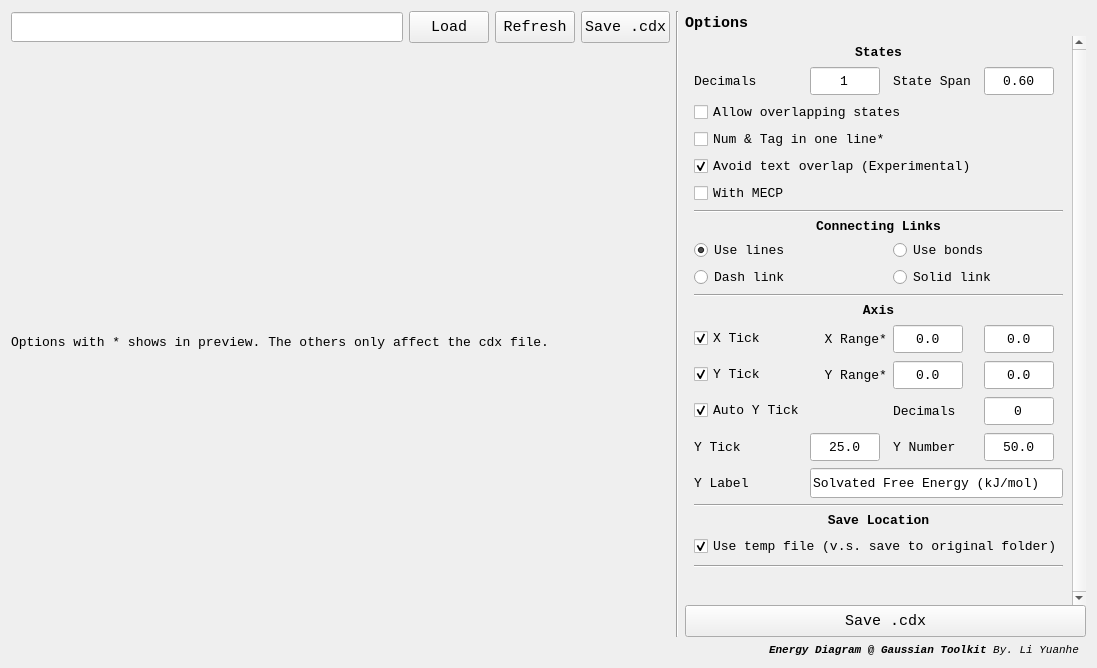
<?xml version="1.0" encoding="UTF-8"?>
<ui version="4.0">
 <class>Draw_Energy_Diagram_Form</class>
 <widget class="QWidget" name="Draw_Energy_Diagram_Form">
  <property name="geometry">
   <rect>
    <x>0</x>
    <y>0</y>
    <width>1097</width>
    <height>668</height>
   </rect>
  </property>
  <property name="sizePolicy">
   <sizepolicy hsizetype="Preferred" vsizetype="Preferred">
    <horstretch>0</horstretch>
    <verstretch>0</verstretch>
   </sizepolicy>
  </property>
  <property name="acceptDrops">
   <bool>true</bool>
  </property>
  <property name="windowTitle">
   <string>Energy Diagram   By LYH</string>
  </property>
  <layout class="QVBoxLayout" name="verticalLayout_3">
   <item>
    <layout class="QHBoxLayout" name="horizontalLayout_3" stretch="2,0,0">
     <item>
      <layout class="QVBoxLayout" name="verticalLayout">
       <item>
        <layout class="QHBoxLayout" name="horizontalLayout_2">
         <item>
          <widget class="QLineEdit" name="xlsx_file_lineEdit">
           <property name="minimumSize">
            <size>
             <width>0</width>
             <height>30</height>
            </size>
           </property>
           <property name="font">
            <font>
             <family>Consolas</family>
             <pointsize>11</pointsize>
            </font>
           </property>
           <property name="readOnly">
            <bool>true</bool>
           </property>
          </widget>
         </item>
         <item>
          <widget class="QPushButton" name="load_file_pushButton">
           <property name="minimumSize">
            <size>
             <width>0</width>
             <height>32</height>
            </size>
           </property>
           <property name="font">
            <font>
             <family>Consolas</family>
             <pointsize>11</pointsize>
            </font>
           </property>
           <property name="text">
            <string>Load</string>
           </property>
          </widget>
         </item>
         <item>
          <widget class="QPushButton" name="update_file_pushButton">
           <property name="minimumSize">
            <size>
             <width>0</width>
             <height>32</height>
            </size>
           </property>
           <property name="font">
            <font>
             <family>Consolas</family>
             <pointsize>11</pointsize>
            </font>
           </property>
           <property name="text">
            <string>Refresh</string>
           </property>
          </widget>
         </item>
         <item>
          <widget class="QPushButton" name="save_cdx_pushButton_2">
           <property name="minimumSize">
            <size>
             <width>0</width>
             <height>32</height>
            </size>
           </property>
           <property name="font">
            <font>
             <family>Consolas</family>
             <pointsize>11</pointsize>
            </font>
           </property>
           <property name="text">
            <string>Save .cdx</string>
           </property>
          </widget>
         </item>
        </layout>
       </item>
       <item>
        <widget class="QLabel" name="preview_note_label_2">
         <property name="minimumSize">
          <size>
           <width>0</width>
           <height>25</height>
          </size>
         </property>
         <property name="font">
          <font>
           <family>Consolas</family>
           <pointsize>10</pointsize>
          </font>
         </property>
         <property name="text">
          <string>&lt;html&gt;&lt;head/&gt;&lt;body&gt;&lt;p&gt;Options with * shows in preview. The others only affect the cdx file.&lt;/p&gt;&lt;/body&gt;&lt;/html&gt;</string>
         </property>
         <property name="alignment">
          <set>Qt::AlignLeading|Qt::AlignLeft|Qt::AlignVCenter</set>
         </property>
        </widget>
       </item>
      </layout>
     </item>
     <item>
      <widget class="Line" name="line">
       <property name="orientation">
        <enum>Qt::Vertical</enum>
       </property>
      </widget>
     </item>
     <item>
      <layout class="QVBoxLayout" name="verticalLayout_2">
       <property name="spacing">
        <number>0</number>
       </property>
       <item>
        <widget class="QLabel" name="label_7">
         <property name="minimumSize">
          <size>
           <width>301</width>
           <height>25</height>
          </size>
         </property>
         <property name="font">
          <font>
           <family>Consolas</family>
           <pointsize>10</pointsize>
          </font>
         </property>
         <property name="text">
          <string>&lt;html&gt;&lt;head/&gt;&lt;body&gt;&lt;p&gt;&lt;span style=&quot; font-size:11pt; font-weight:600;&quot;&gt;Options&lt;/span&gt;&lt;/p&gt;&lt;/body&gt;&lt;/html&gt;</string>
         </property>
        </widget>
       </item>
       <item>
        <widget class="QScrollArea" name="scrollArea">
         <property name="maximumSize">
          <size>
           <width>650</width>
           <height>16777215</height>
          </size>
         </property>
         <property name="frameShape">
          <enum>QFrame::NoFrame</enum>
         </property>
         <property name="verticalScrollBarPolicy">
          <enum>Qt::ScrollBarAlwaysOn</enum>
         </property>
         <property name="horizontalScrollBarPolicy">
          <enum>Qt::ScrollBarAlwaysOff</enum>
         </property>
         <property name="widgetResizable">
          <bool>true</bool>
         </property>
         <widget class="QWidget" name="scrollAreaWidgetContents">
          <property name="geometry">
           <rect>
            <x>0</x>
            <y>0</y>
            <width>317</width>
            <height>575</height>
           </rect>
          </property>
          <layout class="QGridLayout" name="gridLayout_2">
           <property name="rightMargin">
            <number>9</number>
           </property>
           <property name="verticalSpacing">
            <number>6</number>
           </property>
           <item row="19" column="0" colspan="4">
            <widget class="Line" name="line_4">
             <property name="orientation">
              <enum>Qt::Horizontal</enum>
             </property>
            </widget>
           </item>
           <item row="22" column="0" colspan="4">
            <widget class="Line" name="line_5">
             <property name="orientation">
              <enum>Qt::Horizontal</enum>
             </property>
            </widget>
           </item>
           <item row="1" column="2">
            <widget class="QLabel" name="label_3">
             <property name="minimumSize">
              <size>
               <width>0</width>
               <height>25</height>
              </size>
             </property>
             <property name="font">
              <font>
               <family>Consolas</family>
               <pointsize>10</pointsize>
              </font>
             </property>
             <property name="toolTip">
              <string>&lt;html&gt;&lt;head/&gt;&lt;body&gt;&lt;p&gt;&lt;span style=&quot; font-size:11pt;&quot;&gt;Distance occupied by the horizontal state line. The larger the number, the more vertical the connecting lines become.&lt;/span&gt;&lt;/p&gt;&lt;p&gt;&lt;span style=&quot; font-size:11pt;&quot;&gt;The effect only shows in the generated cdx file. Doesn't affect preview.&lt;/span&gt;&lt;/p&gt;&lt;/body&gt;&lt;/html&gt;</string>
             </property>
             <property name="text">
              <string>State Span</string>
             </property>
            </widget>
           </item>
           <item row="13" column="2">
            <widget class="QDoubleSpinBox" name="x_lower_limit_spinBox">
             <property name="sizePolicy">
              <sizepolicy hsizetype="Maximum" vsizetype="Fixed">
               <horstretch>0</horstretch>
               <verstretch>0</verstretch>
              </sizepolicy>
             </property>
             <property name="minimumSize">
              <size>
               <width>0</width>
               <height>30</height>
              </size>
             </property>
             <property name="maximumSize">
              <size>
               <width>70</width>
               <height>16777215</height>
              </size>
             </property>
             <property name="font">
              <font>
               <family>Consolas</family>
               <pointsize>10</pointsize>
              </font>
             </property>
             <property name="alignment">
              <set>Qt::AlignCenter</set>
             </property>
             <property name="buttonSymbols">
              <enum>QAbstractSpinBox::NoButtons</enum>
             </property>
             <property name="decimals">
              <number>1</number>
             </property>
             <property name="minimum">
              <double>-1000000.000000000000000</double>
             </property>
             <property name="maximum">
              <double>1000000.000000000000000</double>
             </property>
             <property name="singleStep">
              <double>1.000000000000000</double>
             </property>
            </widget>
           </item>
           <item row="15" column="2">
            <widget class="QLabel" name="label_6">
             <property name="minimumSize">
              <size>
               <width>0</width>
               <height>25</height>
              </size>
             </property>
             <property name="font">
              <font>
               <family>Consolas</family>
               <pointsize>10</pointsize>
              </font>
             </property>
             <property name="toolTip">
              <string>&lt;html&gt;&lt;head/&gt;&lt;body&gt;&lt;p&gt;&lt;span style=&quot; font-size:11pt;&quot;&gt;Manually set the decimals of Y axis numbers. Set 0 for integer only.&lt;/span&gt;&lt;/p&gt;&lt;p&gt;&lt;span style=&quot; font-size:11pt;&quot;&gt;The effect only shows in the generated cdx file. Doesn't affect preview.&lt;/span&gt;&lt;/p&gt;&lt;/body&gt;&lt;/html&gt;</string>
             </property>
             <property name="text">
              <string>Decimals</string>
             </property>
            </widget>
           </item>
           <item row="9" column="2" colspan="2">
            <widget class="QRadioButton" name="use_bonds_radioButton">
             <property name="font">
              <font>
               <family>Consolas</family>
               <pointsize>10</pointsize>
              </font>
             </property>
             <property name="toolTip">
              <string>&lt;html&gt;&lt;head/&gt;&lt;body&gt;&lt;p&gt;&lt;span style=&quot; font-size:11pt;&quot;&gt;Use &amp;quot;bond&amp;quot; objects in ChemDraw. Lines behind will have gaps to show depth relationship.&lt;/span&gt;&lt;/p&gt;&lt;p&gt;&lt;span style=&quot; font-size:11pt;&quot;&gt;The effect only shows in the generated cdx file. Doesn't affect preview.&lt;/span&gt;&lt;/p&gt;&lt;/body&gt;&lt;/html&gt;</string>
             </property>
             <property name="text">
              <string>Use bonds</string>
             </property>
            </widget>
           </item>
           <item row="21" column="0" colspan="4">
            <widget class="QCheckBox" name="use_temp_file_checkBox">
             <property name="minimumSize">
              <size>
               <width>0</width>
               <height>25</height>
              </size>
             </property>
             <property name="font">
              <font>
               <family>Consolas</family>
               <pointsize>10</pointsize>
              </font>
             </property>
             <property name="text">
              <string>Use temp file (v.s. save to original folder)</string>
             </property>
             <property name="checked">
              <bool>true</bool>
             </property>
            </widget>
           </item>
           <item row="8" column="0" colspan="4">
            <widget class="QLabel" name="label_11">
             <property name="minimumSize">
              <size>
               <width>0</width>
               <height>15</height>
              </size>
             </property>
             <property name="font">
              <font>
               <family>Consolas</family>
               <pointsize>10</pointsize>
               <weight>75</weight>
               <bold>true</bold>
              </font>
             </property>
             <property name="text">
              <string>Connecting Links</string>
             </property>
             <property name="alignment">
              <set>Qt::AlignCenter</set>
             </property>
            </widget>
           </item>
           <item row="13" column="3">
            <widget class="QDoubleSpinBox" name="x_upper_limit_spinBox">
             <property name="sizePolicy">
              <sizepolicy hsizetype="Maximum" vsizetype="Fixed">
               <horstretch>0</horstretch>
               <verstretch>0</verstretch>
              </sizepolicy>
             </property>
             <property name="minimumSize">
              <size>
               <width>0</width>
               <height>30</height>
              </size>
             </property>
             <property name="maximumSize">
              <size>
               <width>70</width>
               <height>16777215</height>
              </size>
             </property>
             <property name="font">
              <font>
               <family>Consolas</family>
               <pointsize>10</pointsize>
              </font>
             </property>
             <property name="alignment">
              <set>Qt::AlignCenter</set>
             </property>
             <property name="buttonSymbols">
              <enum>QAbstractSpinBox::NoButtons</enum>
             </property>
             <property name="decimals">
              <number>1</number>
             </property>
             <property name="minimum">
              <double>-1000000.000000000000000</double>
             </property>
             <property name="maximum">
              <double>1000000.000000000000000</double>
             </property>
             <property name="singleStep">
              <double>1.000000000000000</double>
             </property>
            </widget>
           </item>
           <item row="10" column="0" colspan="2">
            <widget class="QRadioButton" name="dash_line_radioButton">
             <property name="font">
              <font>
               <family>Consolas</family>
               <pointsize>10</pointsize>
              </font>
             </property>
             <property name="toolTip">
              <string>&lt;html&gt;&lt;head/&gt;&lt;body&gt;&lt;p&gt;&lt;span style=&quot; font-size:11pt;&quot;&gt;Connect states with dash lines.&lt;/span&gt;&lt;/p&gt;&lt;p&gt;&lt;span style=&quot; font-size:11pt;&quot;&gt;The effect only shows in the generated cdx file. Doesn't affect preview.&lt;/span&gt;&lt;/p&gt;&lt;/body&gt;&lt;/html&gt;</string>
             </property>
             <property name="text">
              <string>Dash link</string>
             </property>
             <property name="checkable">
              <bool>true</bool>
             </property>
             <property name="checked">
              <bool>false</bool>
             </property>
            </widget>
           </item>
           <item row="10" column="2" colspan="2">
            <widget class="QRadioButton" name="solid_line_radioButton">
             <property name="font">
              <font>
               <family>Consolas</family>
               <pointsize>10</pointsize>
              </font>
             </property>
             <property name="toolTip">
              <string>&lt;html&gt;&lt;head/&gt;&lt;body&gt;&lt;p&gt;&lt;span style=&quot; font-size:11pt;&quot;&gt;Connect states with solid lines.&lt;/span&gt;&lt;/p&gt;&lt;p&gt;&lt;span style=&quot; font-size:11pt;&quot;&gt;The effect only shows in the generated cdx file. Doesn't affect preview.&lt;/span&gt;&lt;/p&gt;&lt;/body&gt;&lt;/html&gt;</string>
             </property>
             <property name="text">
              <string>Solid link</string>
             </property>
             <property name="checkable">
              <bool>true</bool>
             </property>
             <property name="checked">
              <bool>false</bool>
             </property>
            </widget>
           </item>
           <item row="17" column="0">
            <widget class="QLabel" name="label_4">
             <property name="minimumSize">
              <size>
               <width>0</width>
               <height>20</height>
              </size>
             </property>
             <property name="maximumSize">
              <size>
               <width>70</width>
               <height>16777215</height>
              </size>
             </property>
             <property name="font">
              <font>
               <family>Consolas</family>
               <pointsize>10</pointsize>
              </font>
             </property>
             <property name="toolTip">
              <string>&lt;html&gt;&lt;head/&gt;&lt;body&gt;&lt;p&gt;&lt;span style=&quot; font-size:11pt;&quot;&gt;Manually set distance of Y ticks.&lt;/span&gt;&lt;/p&gt;&lt;p&gt;&lt;span style=&quot; font-size:11pt;&quot;&gt;The effect only shows in the generated cdx file. Doesn't affect preview.&lt;/span&gt;&lt;/p&gt;&lt;/body&gt;&lt;/html&gt;</string>
             </property>
             <property name="text">
              <string>Y Tick</string>
             </property>
            </widget>
           </item>
           <item row="9" column="0" colspan="2">
            <widget class="QRadioButton" name="use_lines_radioButton">
             <property name="font">
              <font>
               <family>Consolas</family>
               <pointsize>10</pointsize>
              </font>
             </property>
             <property name="toolTip">
              <string>&lt;html&gt;&lt;head/&gt;&lt;body&gt;&lt;p&gt;&lt;span style=&quot; font-size:11pt;&quot;&gt;Use &amp;quot;line&amp;quot; objects in ChemDraw. Lines behind will not have gaps.&lt;/span&gt;&lt;/p&gt;&lt;p&gt;&lt;span style=&quot; font-size:11pt;&quot;&gt;The effect only shows in the generated cdx file. Doesn't affect preview.&lt;/span&gt;&lt;/p&gt;&lt;/body&gt;&lt;/html&gt;</string>
             </property>
             <property name="text">
              <string>Use lines</string>
             </property>
             <property name="checkable">
              <bool>true</bool>
             </property>
             <property name="checked">
              <bool>true</bool>
             </property>
            </widget>
           </item>
           <item row="3" column="0" colspan="4">
            <widget class="QCheckBox" name="allow_overlap_states_checkBox">
             <property name="minimumSize">
              <size>
               <width>0</width>
               <height>0</height>
              </size>
             </property>
             <property name="font">
              <font>
               <family>Consolas</family>
               <pointsize>10</pointsize>
              </font>
             </property>
             <property name="toolTip">
              <string>&lt;html&gt;&lt;head/&gt;&lt;body&gt;&lt;p&gt;&lt;span style=&quot; font-size:11pt;&quot;&gt;If not selected, states having the same energy at the same position will be drawn only once.&lt;/span&gt;&lt;/p&gt;&lt;p&gt;&lt;span style=&quot; font-size:11pt;&quot;&gt;The effect only shows in the generated cdx file. Doesn't affect preview.&lt;/span&gt;&lt;/p&gt;&lt;/body&gt;&lt;/html&gt;</string>
             </property>
             <property name="statusTip">
              <string/>
             </property>
             <property name="whatsThis">
              <string/>
             </property>
             <property name="accessibleDescription">
              <string/>
             </property>
             <property name="text">
              <string>Allow overlapping states</string>
             </property>
             <property name="checked">
              <bool>false</bool>
             </property>
            </widget>
           </item>
           <item row="15" column="3">
            <widget class="QSpinBox" name="Y_label_precision_spinBox">
             <property name="minimumSize">
              <size>
               <width>0</width>
               <height>30</height>
              </size>
             </property>
             <property name="maximumSize">
              <size>
               <width>70</width>
               <height>16777215</height>
              </size>
             </property>
             <property name="font">
              <font>
               <family>Consolas</family>
               <pointsize>10</pointsize>
              </font>
             </property>
             <property name="alignment">
              <set>Qt::AlignCenter</set>
             </property>
             <property name="buttonSymbols">
              <enum>QAbstractSpinBox::NoButtons</enum>
             </property>
             <property name="minimum">
              <number>-100</number>
             </property>
            </widget>
           </item>
           <item row="13" column="1">
            <widget class="QLabel" name="label_2">
             <property name="minimumSize">
              <size>
               <width>0</width>
               <height>25</height>
              </size>
             </property>
             <property name="font">
              <font>
               <family>Consolas</family>
               <pointsize>10</pointsize>
              </font>
             </property>
             <property name="toolTip">
              <string>&lt;html&gt;&lt;head/&gt;&lt;body&gt;&lt;p&gt;&lt;span style=&quot; font-size:11pt;&quot;&gt;Defind range of X axis.&lt;/span&gt;&lt;/p&gt;&lt;/body&gt;&lt;/html&gt;</string>
             </property>
             <property name="text">
              <string>X Range*</string>
             </property>
             <property name="alignment">
              <set>Qt::AlignRight|Qt::AlignTrailing|Qt::AlignVCenter</set>
             </property>
            </widget>
           </item>
           <item row="13" column="0">
            <widget class="QCheckBox" name="X_tick_checkBox">
             <property name="minimumSize">
              <size>
               <width>0</width>
               <height>20</height>
              </size>
             </property>
             <property name="maximumSize">
              <size>
               <width>70</width>
               <height>16777215</height>
              </size>
             </property>
             <property name="font">
              <font>
               <family>Consolas</family>
               <pointsize>10</pointsize>
              </font>
             </property>
             <property name="toolTip">
              <string>&lt;html&gt;&lt;head/&gt;&lt;body&gt;&lt;p&gt;&lt;span style=&quot; font-size:11pt;&quot;&gt;Show X tick.&lt;/span&gt;&lt;/p&gt;&lt;p&gt;&lt;span style=&quot; font-size:11pt;&quot;&gt;The effect only shows in the generated cdx file. Doesn't affect preview.&lt;/span&gt;&lt;/p&gt;&lt;/body&gt;&lt;/html&gt;</string>
             </property>
             <property name="text">
              <string>X Tick</string>
             </property>
             <property name="checked">
              <bool>true</bool>
             </property>
            </widget>
           </item>
           <item row="5" column="0" colspan="4">
            <widget class="QCheckBox" name="Auto_collision_avoidance_checkBox">
             <property name="minimumSize">
              <size>
               <width>0</width>
               <height>0</height>
              </size>
             </property>
             <property name="font">
              <font>
               <family>Consolas</family>
               <pointsize>10</pointsize>
              </font>
             </property>
             <property name="toolTip">
              <string>&lt;html&gt;&lt;head/&gt;&lt;body&gt;&lt;p&gt;&lt;span style=&quot; font-size:11pt;&quot;&gt;Suppress the auto-arrangement function and allow the text box to overlap.&lt;/span&gt;&lt;/p&gt;&lt;p&gt;&lt;span style=&quot; font-size:11pt;&quot;&gt;The effect only shows in the generated cdx file. Doesn't affect preview.&lt;/span&gt;&lt;/p&gt;&lt;/body&gt;&lt;/html&gt;</string>
             </property>
             <property name="text">
              <string>Avoid text overlap (Experimental)</string>
             </property>
             <property name="checked">
              <bool>true</bool>
             </property>
            </widget>
           </item>
           <item row="18" column="1" colspan="3">
            <widget class="QLineEdit" name="Y_label_lineEdit">
             <property name="minimumSize">
              <size>
               <width>0</width>
               <height>30</height>
              </size>
             </property>
             <property name="font">
              <font>
               <family>Consolas</family>
               <pointsize>10</pointsize>
              </font>
             </property>
             <property name="text">
              <string>Solvated Free Energy (kJ/mol)</string>
             </property>
            </widget>
           </item>
           <item row="0" column="0" colspan="4">
            <widget class="QLabel" name="label_9">
             <property name="minimumSize">
              <size>
               <width>0</width>
               <height>15</height>
              </size>
             </property>
             <property name="font">
              <font>
               <family>Consolas</family>
               <pointsize>10</pointsize>
               <weight>75</weight>
               <bold>true</bold>
              </font>
             </property>
             <property name="text">
              <string>States</string>
             </property>
             <property name="alignment">
              <set>Qt::AlignCenter</set>
             </property>
            </widget>
           </item>
           <item row="11" column="0" colspan="4">
            <widget class="Line" name="line_3">
             <property name="orientation">
              <enum>Qt::Horizontal</enum>
             </property>
            </widget>
           </item>
           <item row="4" column="0" colspan="4">
            <widget class="QCheckBox" name="num_with_tag_checkBox">
             <property name="minimumSize">
              <size>
               <width>0</width>
               <height>0</height>
              </size>
             </property>
             <property name="font">
              <font>
               <family>Consolas</family>
               <pointsize>10</pointsize>
              </font>
             </property>
             <property name="toolTip">
              <string>&lt;html&gt;&lt;head/&gt;&lt;body&gt;&lt;p&gt;&lt;span style=&quot; font-size:11pt;&quot;&gt;Put the energy number and the state tag in one line, instead of putting it one on top/one on bottom of the state line.&lt;/span&gt;&lt;/p&gt;&lt;/body&gt;&lt;/html&gt;</string>
             </property>
             <property name="text">
              <string>Num &amp;&amp; Tag in one line*</string>
             </property>
            </widget>
           </item>
           <item row="14" column="0">
            <widget class="QCheckBox" name="Y_tick_checkBox">
             <property name="minimumSize">
              <size>
               <width>0</width>
               <height>20</height>
              </size>
             </property>
             <property name="maximumSize">
              <size>
               <width>70</width>
               <height>16777215</height>
              </size>
             </property>
             <property name="font">
              <font>
               <family>Consolas</family>
               <pointsize>10</pointsize>
              </font>
             </property>
             <property name="toolTip">
              <string>&lt;html&gt;&lt;head/&gt;&lt;body&gt;&lt;p&gt;&lt;span style=&quot; font-size:11pt;&quot;&gt;Show Y tick.&lt;/span&gt;&lt;/p&gt;&lt;p&gt;&lt;span style=&quot; font-size:11pt;&quot;&gt;The effect only shows in the generated cdx file. Doesn't affect preview.&lt;/span&gt;&lt;/p&gt;&lt;/body&gt;&lt;/html&gt;</string>
             </property>
             <property name="text">
              <string>Y Tick</string>
             </property>
             <property name="checked">
              <bool>true</bool>
             </property>
            </widget>
           </item>
           <item row="17" column="2">
            <widget class="QLabel" name="label_5">
             <property name="minimumSize">
              <size>
               <width>0</width>
               <height>25</height>
              </size>
             </property>
             <property name="font">
              <font>
               <family>Consolas</family>
               <pointsize>10</pointsize>
              </font>
             </property>
             <property name="toolTip">
              <string>&lt;html&gt;&lt;head/&gt;&lt;body&gt;&lt;p&gt;&lt;span style=&quot; font-size:11pt;&quot;&gt;Manually set distance of Y tick numbers.&lt;/span&gt;&lt;/p&gt;&lt;p&gt;&lt;span style=&quot; font-size:11pt;&quot;&gt;The effect only shows in the generated cdx file. Doesn't affect preview.&lt;/span&gt;&lt;/p&gt;&lt;/body&gt;&lt;/html&gt;</string>
             </property>
             <property name="text">
              <string>Y Number</string>
             </property>
            </widget>
           </item>
           <item row="12" column="0" colspan="4">
            <widget class="QLabel" name="label_8">
             <property name="minimumSize">
              <size>
               <width>0</width>
               <height>15</height>
              </size>
             </property>
             <property name="font">
              <font>
               <family>Consolas</family>
               <pointsize>10</pointsize>
               <weight>75</weight>
               <bold>true</bold>
              </font>
             </property>
             <property name="text">
              <string>Axis</string>
             </property>
             <property name="alignment">
              <set>Qt::AlignCenter</set>
             </property>
            </widget>
           </item>
           <item row="15" column="0" colspan="2">
            <widget class="QCheckBox" name="Y_tick_auto_checkBox">
             <property name="minimumSize">
              <size>
               <width>0</width>
               <height>25</height>
              </size>
             </property>
             <property name="font">
              <font>
               <family>Consolas</family>
               <pointsize>10</pointsize>
              </font>
             </property>
             <property name="toolTip">
              <string>&lt;html&gt;&lt;head/&gt;&lt;body&gt;&lt;p&gt;&lt;span style=&quot; font-size:11pt;&quot;&gt;Automatically determine where to put the Y axis ticks and Y axis numbers.&lt;/span&gt;&lt;/p&gt;&lt;p&gt;&lt;span style=&quot; font-size:11pt;&quot;&gt;The effect only shows in the generated cdx file. Doesn't affect preview.&lt;/span&gt;&lt;/p&gt;&lt;/body&gt;&lt;/html&gt;</string>
             </property>
             <property name="text">
              <string>Auto Y Tick</string>
             </property>
             <property name="checked">
              <bool>true</bool>
             </property>
            </widget>
           </item>
           <item row="14" column="2">
            <widget class="QDoubleSpinBox" name="Y_lower_limit_spinBox">
             <property name="sizePolicy">
              <sizepolicy hsizetype="Maximum" vsizetype="Fixed">
               <horstretch>0</horstretch>
               <verstretch>0</verstretch>
              </sizepolicy>
             </property>
             <property name="minimumSize">
              <size>
               <width>0</width>
               <height>30</height>
              </size>
             </property>
             <property name="maximumSize">
              <size>
               <width>70</width>
               <height>16777215</height>
              </size>
             </property>
             <property name="font">
              <font>
               <family>Consolas</family>
               <pointsize>10</pointsize>
              </font>
             </property>
             <property name="alignment">
              <set>Qt::AlignCenter</set>
             </property>
             <property name="buttonSymbols">
              <enum>QAbstractSpinBox::NoButtons</enum>
             </property>
             <property name="decimals">
              <number>1</number>
             </property>
             <property name="minimum">
              <double>-1000000.000000000000000</double>
             </property>
             <property name="maximum">
              <double>1000000.000000000000000</double>
             </property>
             <property name="singleStep">
              <double>0.100000000000000</double>
             </property>
            </widget>
           </item>
           <item row="1" column="1">
            <widget class="QSpinBox" name="state_precision_spinBox">
             <property name="minimumSize">
              <size>
               <width>0</width>
               <height>30</height>
              </size>
             </property>
             <property name="maximumSize">
              <size>
               <width>70</width>
               <height>16777215</height>
              </size>
             </property>
             <property name="font">
              <font>
               <family>Consolas</family>
               <pointsize>10</pointsize>
              </font>
             </property>
             <property name="alignment">
              <set>Qt::AlignCenter</set>
             </property>
             <property name="buttonSymbols">
              <enum>QAbstractSpinBox::NoButtons</enum>
             </property>
             <property name="minimum">
              <number>-100</number>
             </property>
             <property name="value">
              <number>1</number>
             </property>
            </widget>
           </item>
           <item row="1" column="0">
            <widget class="QLabel" name="label_10">
             <property name="minimumSize">
              <size>
               <width>0</width>
               <height>20</height>
              </size>
             </property>
             <property name="maximumSize">
              <size>
               <width>70</width>
               <height>16777215</height>
              </size>
             </property>
             <property name="font">
              <font>
               <family>Consolas</family>
               <pointsize>10</pointsize>
              </font>
             </property>
             <property name="toolTip">
              <string>&lt;html&gt;&lt;head/&gt;&lt;body&gt;&lt;p&gt;&lt;span style=&quot; font-size:11pt;&quot;&gt;Number of decimals for the energy number of the states.&lt;/span&gt;&lt;/p&gt;&lt;p&gt;&lt;span style=&quot; font-size:11pt;&quot;&gt;The effect only shows in the generated cdx file. Doesn't affect preview.&lt;/span&gt;&lt;/p&gt;&lt;/body&gt;&lt;/html&gt;</string>
             </property>
             <property name="text">
              <string>Decimals</string>
             </property>
            </widget>
           </item>
           <item row="1" column="3">
            <widget class="QDoubleSpinBox" name="state_line_span_doubleSpinBox">
             <property name="minimumSize">
              <size>
               <width>0</width>
               <height>30</height>
              </size>
             </property>
             <property name="maximumSize">
              <size>
               <width>70</width>
               <height>16777215</height>
              </size>
             </property>
             <property name="font">
              <font>
               <family>Consolas</family>
               <pointsize>10</pointsize>
              </font>
             </property>
             <property name="alignment">
              <set>Qt::AlignCenter</set>
             </property>
             <property name="buttonSymbols">
              <enum>QAbstractSpinBox::NoButtons</enum>
             </property>
             <property name="maximum">
              <double>1.000000000000000</double>
             </property>
             <property name="singleStep">
              <double>0.050000000000000</double>
             </property>
             <property name="value">
              <double>0.600000000000000</double>
             </property>
            </widget>
           </item>
           <item row="7" column="0" colspan="4">
            <widget class="Line" name="line_2">
             <property name="orientation">
              <enum>Qt::Horizontal</enum>
             </property>
            </widget>
           </item>
           <item row="14" column="1">
            <widget class="QLabel" name="label_13">
             <property name="minimumSize">
              <size>
               <width>0</width>
               <height>25</height>
              </size>
             </property>
             <property name="font">
              <font>
               <family>Consolas</family>
               <pointsize>10</pointsize>
              </font>
             </property>
             <property name="toolTip">
              <string>&lt;html&gt;&lt;head/&gt;&lt;body&gt;&lt;p&gt;&lt;span style=&quot; font-size:11pt;&quot;&gt;Defind range of Y axis.&lt;/span&gt;&lt;/p&gt;&lt;/body&gt;&lt;/html&gt;</string>
             </property>
             <property name="text">
              <string>Y Range*</string>
             </property>
             <property name="alignment">
              <set>Qt::AlignRight|Qt::AlignTrailing|Qt::AlignVCenter</set>
             </property>
            </widget>
           </item>
           <item row="17" column="3">
            <widget class="QDoubleSpinBox" name="Y_number_doubleSpinBox">
             <property name="minimumSize">
              <size>
               <width>0</width>
               <height>30</height>
              </size>
             </property>
             <property name="maximumSize">
              <size>
               <width>70</width>
               <height>16777215</height>
              </size>
             </property>
             <property name="font">
              <font>
               <family>Consolas</family>
               <pointsize>10</pointsize>
              </font>
             </property>
             <property name="alignment">
              <set>Qt::AlignCenter</set>
             </property>
             <property name="buttonSymbols">
              <enum>QAbstractSpinBox::NoButtons</enum>
             </property>
             <property name="decimals">
              <number>1</number>
             </property>
             <property name="maximum">
              <double>10000.000000000000000</double>
             </property>
             <property name="value">
              <double>50.000000000000000</double>
             </property>
            </widget>
           </item>
           <item row="25" column="0">
            <spacer name="verticalSpacer">
             <property name="orientation">
              <enum>Qt::Vertical</enum>
             </property>
             <property name="sizeHint" stdset="0">
              <size>
               <width>0</width>
               <height>0</height>
              </size>
             </property>
            </spacer>
           </item>
           <item row="18" column="0">
            <widget class="QLabel" name="label_12">
             <property name="minimumSize">
              <size>
               <width>0</width>
               <height>20</height>
              </size>
             </property>
             <property name="maximumSize">
              <size>
               <width>70</width>
               <height>16777215</height>
              </size>
             </property>
             <property name="font">
              <font>
               <family>Consolas</family>
               <pointsize>10</pointsize>
              </font>
             </property>
             <property name="toolTip">
              <string>&lt;html&gt;&lt;head/&gt;&lt;body&gt;&lt;p&gt;&lt;span style=&quot; font-size:11pt;&quot;&gt;Y axis label.&lt;/span&gt;&lt;/p&gt;&lt;p&gt;&lt;span style=&quot; font-size:11pt;&quot;&gt;The effect only shows in the generated cdx file. Doesn't affect preview.&lt;/span&gt;&lt;/p&gt;&lt;/body&gt;&lt;/html&gt;</string>
             </property>
             <property name="text">
              <string>Y Label</string>
             </property>
            </widget>
           </item>
           <item row="14" column="3">
            <widget class="QDoubleSpinBox" name="Y_upper_limit_spinBox">
             <property name="sizePolicy">
              <sizepolicy hsizetype="Maximum" vsizetype="Fixed">
               <horstretch>0</horstretch>
               <verstretch>0</verstretch>
              </sizepolicy>
             </property>
             <property name="minimumSize">
              <size>
               <width>0</width>
               <height>30</height>
              </size>
             </property>
             <property name="maximumSize">
              <size>
               <width>70</width>
               <height>16777215</height>
              </size>
             </property>
             <property name="font">
              <font>
               <family>Consolas</family>
               <pointsize>10</pointsize>
              </font>
             </property>
             <property name="alignment">
              <set>Qt::AlignCenter</set>
             </property>
             <property name="buttonSymbols">
              <enum>QAbstractSpinBox::NoButtons</enum>
             </property>
             <property name="decimals">
              <number>1</number>
             </property>
             <property name="minimum">
              <double>-1000000.000000000000000</double>
             </property>
             <property name="maximum">
              <double>1000000.000000000000000</double>
             </property>
             <property name="singleStep">
              <double>0.100000000000000</double>
             </property>
            </widget>
           </item>
           <item row="6" column="0">
            <widget class="QCheckBox" name="with_MECP_checkBox">
             <property name="minimumSize">
              <size>
               <width>0</width>
               <height>0</height>
              </size>
             </property>
             <property name="font">
              <font>
               <family>Consolas</family>
               <pointsize>10</pointsize>
              </font>
             </property>
             <property name="text">
              <string>With MECP</string>
             </property>
            </widget>
           </item>
           <item row="17" column="1">
            <widget class="QDoubleSpinBox" name="Y_tick_doubleSpinBox">
             <property name="minimumSize">
              <size>
               <width>0</width>
               <height>30</height>
              </size>
             </property>
             <property name="maximumSize">
              <size>
               <width>70</width>
               <height>16777215</height>
              </size>
             </property>
             <property name="font">
              <font>
               <family>Consolas</family>
               <pointsize>10</pointsize>
              </font>
             </property>
             <property name="alignment">
              <set>Qt::AlignCenter</set>
             </property>
             <property name="buttonSymbols">
              <enum>QAbstractSpinBox::NoButtons</enum>
             </property>
             <property name="decimals">
              <number>1</number>
             </property>
             <property name="minimum">
              <double>0.000000000000000</double>
             </property>
             <property name="maximum">
              <double>100000.000000000000000</double>
             </property>
             <property name="value">
              <double>25.000000000000000</double>
             </property>
            </widget>
           </item>
           <item row="20" column="0" colspan="4">
            <widget class="QLabel" name="label_14">
             <property name="minimumSize">
              <size>
               <width>0</width>
               <height>15</height>
              </size>
             </property>
             <property name="font">
              <font>
               <family>Consolas</family>
               <pointsize>10</pointsize>
               <weight>75</weight>
               <bold>true</bold>
              </font>
             </property>
             <property name="text">
              <string>Save Location</string>
             </property>
             <property name="alignment">
              <set>Qt::AlignCenter</set>
             </property>
            </widget>
           </item>
          </layout>
         </widget>
        </widget>
       </item>
       <item>
        <widget class="QPushButton" name="save_cdx_pushButton">
         <property name="minimumSize">
          <size>
           <width>0</width>
           <height>32</height>
          </size>
         </property>
         <property name="font">
          <font>
           <family>Consolas</family>
           <pointsize>11</pointsize>
          </font>
         </property>
         <property name="text">
          <string>Save .cdx</string>
         </property>
        </widget>
       </item>
      </layout>
     </item>
    </layout>
   </item>
   <item>
    <layout class="QHBoxLayout" name="horizontalLayout_19">
     <item>
      <spacer name="horizontalSpacer_13">
       <property name="orientation">
        <enum>Qt::Horizontal</enum>
       </property>
       <property name="sizeHint" stdset="0">
        <size>
         <width>40</width>
         <height>0</height>
        </size>
       </property>
      </spacer>
     </item>
     <item>
      <widget class="QLabel" name="label_21">
       <property name="sizePolicy">
        <sizepolicy hsizetype="Preferred" vsizetype="Minimum">
         <horstretch>0</horstretch>
         <verstretch>0</verstretch>
        </sizepolicy>
       </property>
       <property name="font">
        <font>
         <family>Consolas</family>
         <pointsize>10</pointsize>
        </font>
       </property>
       <property name="text">
        <string>&lt;html&gt;&lt;head/&gt;&lt;body&gt;&lt;p&gt;&lt;span style=&quot; font-size:8pt; font-weight:600; font-style:italic;&quot;&gt;Energy Diagram&lt;/span&gt;&lt;span style=&quot; font-size:8pt; font-weight:600;&quot;&gt; @ &lt;/span&gt;&lt;span style=&quot; font-size:8pt; font-weight:600; font-style:italic;&quot;&gt;Gaussian Toolkit &lt;/span&gt;&lt;span style=&quot; font-size:8pt; font-style:italic;&quot;&gt;By. Li Yuanhe &lt;/span&gt;&lt;/p&gt;&lt;/body&gt;&lt;/html&gt;</string>
       </property>
      </widget>
     </item>
    </layout>
   </item>
  </layout>
 </widget>
 <resources/>
 <connections/>
</ui>
